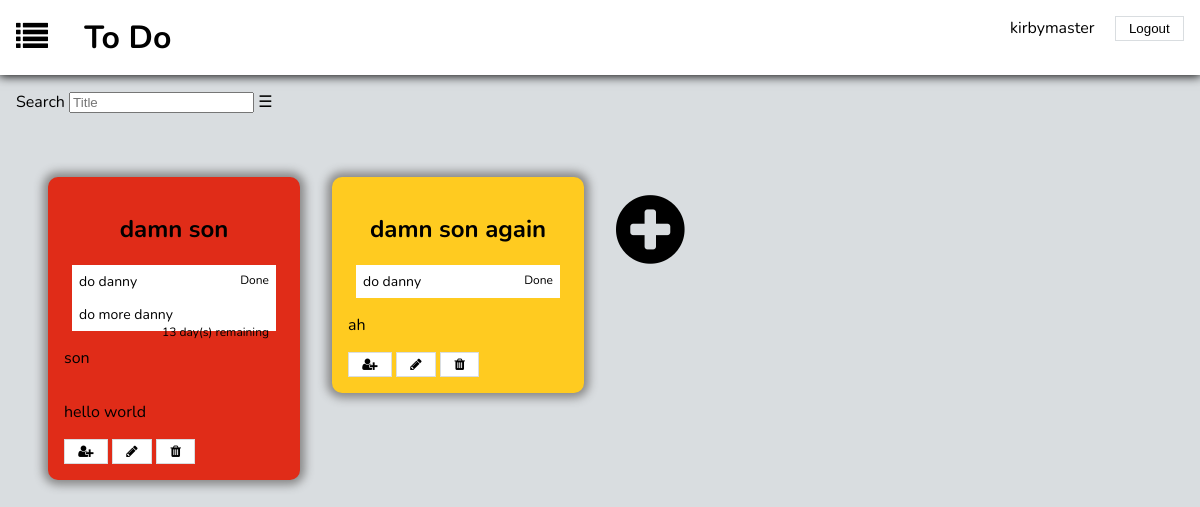
Page /home_page.php (signed in) on the committed database.
### tables this page shows
CREATE TABLE belongs (
	list_id INTEGER REFERENCES lists NOT NULL, 
	usr_id INTEGER REFERENCES users NOT NULL,
	PRIMARY KEY(list_id, usr_id)
);

CREATE TABLE lists (
	id INTEGER PRIMARY KEY AUTOINCREMENT,
	title VARCHAR NOT NULL,
	done INTEGER DEFAULT(-1),
	priority INTEGER DEFAULT(3)
);

CREATE TABLE hasCategories (
	list_id INTEGER REFERENCES lists NOT NULL,
	cat_id INTEGER REFERENCES categories NOT NULL,
	PRIMARY KEY(list_id, cat_id)
);

CREATE TABLE categories (
	cat_id INTEGER PRIMARY KEY AUTOINCREMENT,
	cat_name VARCHAR NOT NULL
);

### database/list.php (called while the page is built, shortened)
<?php
	function getAllLists($username){
		global $dbh;
		$stmt = $dbh->prepare("SELECT * FROM lists, users, belongs
								WHERE lists.id = belongs.list_id AND belongs.usr_id = users.usr_id AND usr_username = ?;");
		$stmt->execute(array($username));
		return $stmt->fetchAll();
	}
	function getListCategories($list_id){
		global $dbh;
		$stmt = $dbh->prepare("SELECT * FROM lists, hasCategories, categories
								WHERE hasCategories.list_id = lists.id AND hasCategories.cat_id = categories.cat_id AND lists.id = ?");
		$stmt->execute(array($list_id));
		return $stmt->fetchAll();
	}
	function getListTodos($list_id){
		global $dbh;
		$stmt = $dbh->prepare("SELECT todos.todo_id, todos.name, todos.limit_date, todos.done FROM todos, hasItems, lists
								WHERE lists.id = hasItems.list_id AND hasItems.todo_id = todos.todo_id AND lists.id = ?");
		$stmt->execute(array($list_id));
		return $stmt->fetchAll();
	}
?>

### templates/todos/time.php (called while the page is built, shortened)
<?php
	function getTimeDiff($ref){
		$currdt = new DateTime("now");
		$refdt = new DateTime($ref);
		$days = $currdt->diff($refdt)->format('%R%a');
		if($days > 0)
			$resMsg = intval($days) . " day(s) remaining";
		else
			$resMsg = "Overtime";
		return $resMsg;
	}
?>

### templates/todos/show_lists.php (the view, shortened to what this page needs)
<div id="search">
	<label>Search
		<input type="search" placeholder="Title" name="search_title">
	</label>
	<label class="hamburger" for="hamburger"></label>
</div>
<section id="lists">
	<?php foreach ($lists as $list) { ?>
	<?php
	if($list['priority'] == 1)
		$priority = 'p1';
	else if($list['priority'] == 2)
		$priority = 'p2';
	else if($list['priority'] == 3)
		$priority = 'p3';
	?>
	<a href="list_page.php?list_id=<?= $list['list_id']?>">
		<div id=<?= $list['id']?> class="list <?= $priority?>">
			<h2><?= $list['title']?></h2>
			<div class="todos">
				<?php foreach ($todos[$list['id']] as $todo) { ?>
				<?php
					if($todo['done'] == -1){
						$todoStatus = getTimeDiff($todo['limit_date']);
					}
					else
						$todoStatus = "Done";
				?>
				<div class="todo">
					<p><?= $todo['name']?></p>
					<span><?= $todoStatus ?></span>
				</div>
				<?php } ?>
			</div>
			<div class="categories">
				<?php foreach ($categories[$list['id']] as $cat) { ?>
				<div class="category">
					<p><?= $cat['cat_name']?></p>
				</div>
				<?php } ?>
			</div>
			<button name="Invite"><i class="fa fa-user-plus" aria-hidden="true"></i></button>
			<button name="Edit"><i class="fa fa-pencil" aria-hidden="true"></i></button>
			<button name="Remove"><i class="fa fa-1x fa-trash" aria-hidden="true"></i></button>
		</div>
	</a>
		<?php } ?>
		<div id="ultimo">
			<a href="#"><i class="fa fa-plus-circle" aria-hidden="true"></i></a>
		</div>
</section>

### css/todos.css (style rules this page uses)
body { background-color: #d9dde0; font-family: 'Nunito', sans-serif; margin: 0; }
a { text-decoration: none; color: black; }
button, input[type="Submit"] { padding: 0.3em 1em; background-color: white; border: 1px solid #d9dde0; color: black; }
#lists a { text-decoration: none; color: black; }
#lists { margin: 2em; display: grid; grid-template-columns: 25% 25% 25% 25%; grid-template-rows: auto; }
#lists > * { display: inline-block; margin: 1em 1em; }
.list { background-color: white; padding: 1em; border-radius: 10px; box-shadow: 0px 0px 10px 5px #888888; transition: transform 0.5s; }
#ultimo a { font-size: 5em; max-width: 10em; }
.list h2 { text-align: center; border-radius: 10px; }
.todos { display: block; margin: 0 0.5em; border-radius: 10px; }
.todo { background-color: white; position: relative; padding: 0.5em; font-size: 14px; }
.todo span { font-size: 12px; }
.todo p { display: inline; }
span { margin-left: 2em; float: right; }
.category { display: inline-block; }
.p1 { background-color: #e02c18; }
.p3 { background-color: #ffcb20; }
#search { display: inline-block; color: black; margin: 1em; }
#search .hamburger:before { content: "\2630"; }

### rows in the picture
belongs: list.title "damn son", name "do danny", todoStatus "Done", name "do more danny", todoStatus "13 day(s) remaining"
hascategories: cat.cat_name "son"
hascategories: cat.cat_name "hello world"
belongs: list.title "damn son again", name "do danny", todoStatus "Done"
hascategories: cat.cat_name "ah"

### other values in the picture
$_SESSION['username'] "kirbymaster"
